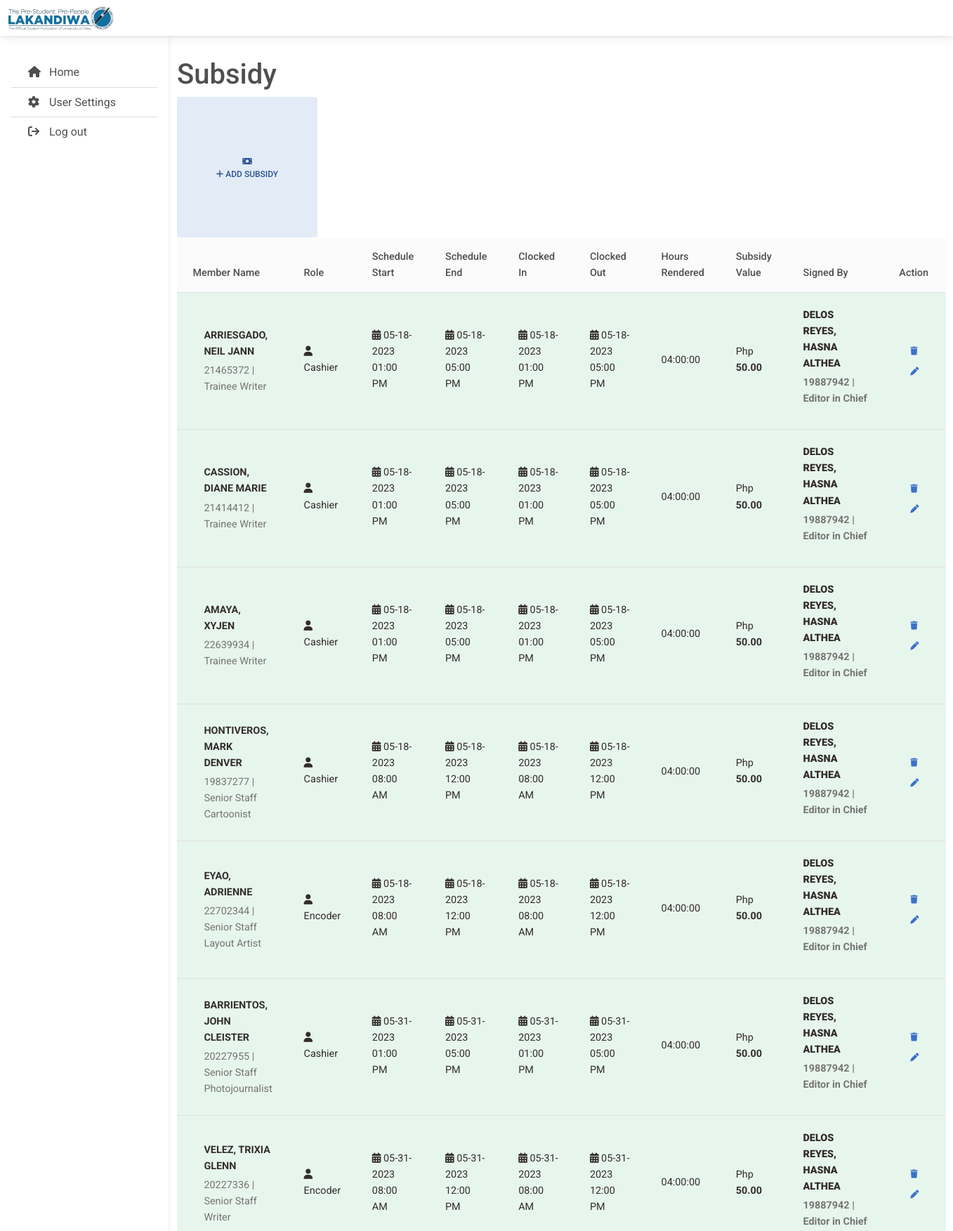
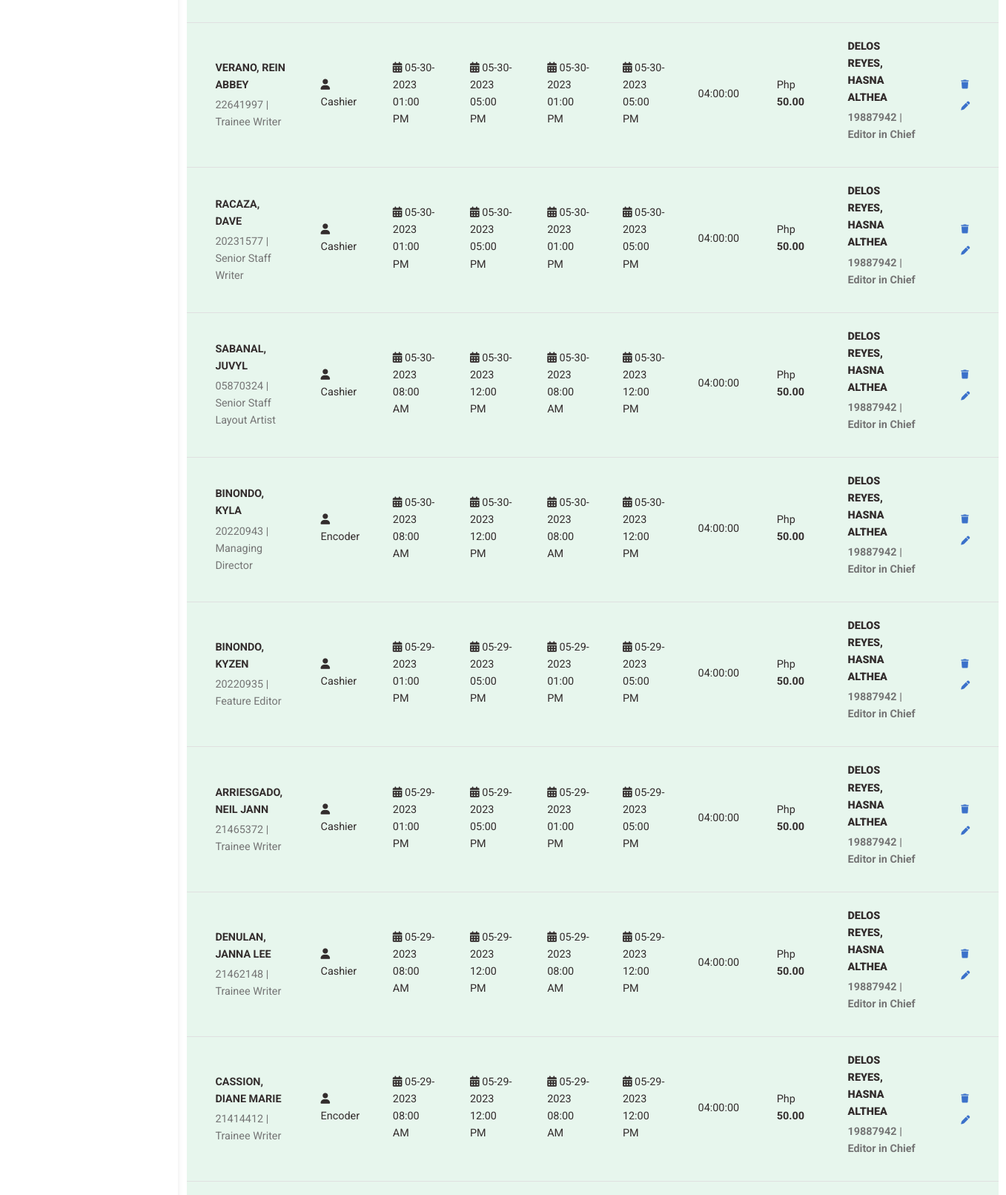
Page /subsidy (signed in, upper part) on the committed database (2 pictures, top to bottom).
### models.py (models this page shows, shortened)
class Subsidy(db.Model):
    subsidy_id = db.Column(db.Integer, primary_key=True, autoincrement=True)
    member_id = db.Column(db.String(8), db.ForeignKey('user.id'), nullable=False)
    role = db.Column(db.String(30), nullable = False)
    start_date = db.Column(db.DateTime, nullable=False)
    clocked_start_date = db.Column(db.DateTime, nullable=True)
    end_date = db.Column(db.DateTime, nullable=False)
    clocked_end_date = db.Column(db.DateTime, nullable=True)
    subsidy_value = db.Column(db.Numeric(precision=10, scale=2), db.ForeignKey('subsidy_value.subsidy_value'), nullable=False)
    rendered_hours = db.Column(db.Time, nullable=True)
    signed_by = db.Column(db.String(8), db.ForeignKey('user.id'), nullable=True)

class User(db.Model):
    id = db.Column(db.String(8), primary_key = True)
    firstname = db.Column(db.String(100), nullable=False)
    lastname = db.Column(db.String(100), nullable=False)
    password = db.Column(db.String(255), nullable=False)
    position = db.Column(db.String(255), nullable=False)
    status = db.Column(db.String(30), nullable=False)
    collection = db.relationship('Collection', backref='user', lazy=True)
    subsidies_as_member = db.relationship('Subsidy', foreign_keys='Subsidy.member_id', backref='member' ,lazy=True)
    subsidies_as_signer = db.relationship('Subsidy', foreign_keys='Subsidy.signed_by' ,backref='signer' ,lazy=True)

### app.py (the view)
@app.route('/subsidy')
def subsidy():
    if "position" not in session:
        return redirect(url_for('index', message="Login first"))
    if session["position"] == "Admin":
        return redirect(url_for('users', message="Invalid page"))
    title = "Subsidy"
    message = request.args.get('message')
    members = User.query.filter_by(status="active").all()
    current_datetime = datetime.datetime.now().date()
    subsidy_amount = SubsidyValue.query.first()
    subsidies = db.session.query(Subsidy.subsidy_id, User.id, User.firstname, User.lastname, User.position, Subsidy.start_date,
                                 Subsidy.end_date, Subsidy.clocked_start_date, Subsidy.clocked_end_date, Subsidy.rendered_hours, Subsidy.subsidy_value, Subsidy.signed_by, Subsidy.role).join(Subsidy, User.id == Subsidy.member_id).order_by(Subsidy.subsidy_id.desc()).all()
    return render_template('subsidy.html', title=title, members=members, message=message, subsidies=subsidies, current_datetime=current_datetime, subsidy_amount=subsidy_amount.subsidy_value)

### app.py (called while the page is built)
def setSettings():
    if is_table_empty(SubsidyValue):
        subsidy_value = SubsidyValue(100.00)
        db.session.add(subsidy_value)
        db.session.commit()
    if is_table_empty(CollectionValue):
        collection_value = CollectionValue(100.00)
        db.session.add(collection_value)
        db.session.commit()

@app.template_filter('format_datetime')
def format_datetime(dt):
    return dt.strftime('%m-%d-%Y %I:%M %p')

@app.before_request
def create_tables():
    db.create_all()
    setSettings()

@app.after_request
def after_request(response):
    response.headers["Cache-Control"] = "no-cache, no-store, must-revalidate"
    response.headers.add(
        'Cache-Control', 'no-store, no-cache, must-revalidate, post-check=0, pre-check=0')
    return response

### util.py (called while the page is built)
def is_table_empty(table):
    query = table.query.first()
    if query:
        return False
    else:
        return True

### templates/subsidy.html (shortened to what this page needs)
{% extends 'base.html' %}
{% block body %}
<main style="margin-top: 58px">
  <div class="container pt-4">
    <section class="mb-4">
      {% set allowed_users = ['Editor in Chief', 'Managing Director'] %}
      <h1>Subsidy</h1>
      <button type="button" class="btn btn-secondary home-button" data-bs-toggle="modal"
        data-bs-target="#addSubsidyModal" data-bs-whatever="@mdo"><i class="fa-sharp fa-solid fa-money-bill"></i>
        <br> <i class="fa fa-plus" aria-hidden="true"></i> Add Subsidy</button>
      <table class="table align-middle mb-0 bg-white">
        <thead class="bg-light">
          <tr>
            <th>Member Name</th>
            <th>Role</th>
            <th>Schedule Start</th>
            <th>Schedule End</th>
            <th>Clocked In</th>
            <th>Clocked Out</th>
            <th>Hours Rendered</th>
            <th>Subsidy Value</th>
            <th>Signed By</th>
            <th>Action</th>
          </tr>
        </thead>
        <tbody>
          {% for member in subsidies %}
          <tr {% if member.signed_by is not none %}class="bg-success p-2 text-dark bg-opacity-10"{% else %}class="bg-danger p-2 text-dark bg-opacity-10"{%endif %}>
            <td>
              <div class="d-flex align-items-center">
                <div class="ms-3">
                  <p class="fw-bold mb-1">{{member.lastname}}, {{member.firstname }}</p>
                  <p class="text-muted mb-0">{{member.id}} | {{member.position}}</p>
                </div>
              </div>
            </td>
            <td>
              <p class="fw-normal mb-1">
                <span class="dates"><i class="fa-solid fa-user"></i> {{member.role | title}}</span>
              </p>
            </td>
            <td>
              <p class="fw-normal mb-1">
                <span class="dates"><i class="fa-solid fa-calendar-days"></i> {{member.start_date|format_datetime
                  }}</span>
              </p>
            </td>
            <td>
              <p class="fw-normal mb-1">
                <span class="dates"><i class="fa-solid fa-calendar-days"></i> {{member.end_date |format_datetime
                  }}</span>
              </p>
            </td>
            <td>
              <p class="fw-normal mb-1">
                <span class="dates">
                  {% if member.clocked_start_date is defined and member.clocked_start_date is not none %}
                  <i class="fa-solid fa-calendar-days"></i> {{member.clocked_start_date | format_datetime }}</span>
                  {% else %}
                  <span class="badge badge-danger ms-2">Not yet</span>
                  {% endif %}
              </p>
            </td>
            <td>
              <p class="fw-normal mb-1">
                <span class="dates">
                  {% if member.clocked_end_date is defined and member.clocked_end_date is not none %}
                  <i class="fa-solid fa-calendar-days"></i> {{member.clocked_end_date | format_datetime }}</span>
                  {% else %}
                  <span class="badge badge-danger ms-2">Not yet</span>
                  {% endif %}
              </p>
            </td>
            <td>
              <p class="fw-normal mb-1">
                <span class="dates">
                  {% if member.rendered_hours is defined and member.rendered_hours is not none  %}
                  {{member.rendered_hours}}
                  {% else %}
                  <span class="badge badge-danger ms-2">Not yet</span>
                  {% endif %}
              </p>
            </td>
            <td>
              <p class="fw-normal mb-1">Php <b>{{member.subsidy_value}}</b></p>
            </td>
            <td>
              <p class="fw-normal mb-1"><b>
                {% if member.signed_by is defined and member.signed_by is not none %}
                {% for each in members %}
                {% if each.id == member.signed_by %}
                <p class="fw-bold mb-1"> {{each.lastname}}, {{each.firstname}} {{each.middlename | first }}</p>
                <p class="text-muted mb-0">{{each.id}} | {{each.position}}</p>
                {% endif %}
                {% endfor %}
                {% else %}
                <span class="badge badge-danger ms-2">Not signed yet</span>
                {% endif %}
              </b></p>
            </td>
            <td>
              <button type="button" class="btn btn-link btn-sm btn-rounded" data-bs-toggle="modal"
                data-bs-target="#deleteSubsidyModal"
                onclick="setDeleteSubsidyModal('{{member.subsidy_id}}','{{member.firstname}}','{{member.lastname}}', '{{member.start_date}}', '{{member.end_date}}')">
                <i class="fa-solid fa-trash"></i>
              </button>
              <button type="button" class="btn btn-link btn-sm btn-rounded" data-bs-toggle="modal"
                data-bs-target="#editSubsidyModal"
                onclick="setEditSubsidyModal('{{member.id}}','{{member.subsidy_id}}','{{member.start_date}}','{{member.end_date}}', '{{member.subsidy_value}}','{{member.role}}')">
                <i class="fa-solid fa-pen"></i>
              </button>
              {% set allowed_users = ['Editor in Chief', 'Managing Director'] %}
            </td>
          </tr>
          {% endfor %}
        </tbody>
      </table>
    </section>
  </div>
</main>
{% endblock %}

### static/css/style.css (style rules this page uses)
body, html { height: 100%; margin: 0; padding: 0; }
body { background-color: #fbfbfb; }
@media (min-width: 991.98px) { main { padding-left: 240px; } }
.home-button { width: 200px; height: 200px; }

### rows in the picture
Subsidy: lastname "ARRIESGADO", firstname "NEIL JANN", id "21465372", position "Trainee Writer", role "Cashier", start_date "05-18-2023 01:00 PM", end_date "05-18-2023 05:00 PM", clocked_start_date "05-18-2023 01:00 PM", clocked_end_date "05-18-2023 05:00 PM", rendered_hours "04:00:00", subsidy_value "50.00"
User: lastname "DELOS REYES", firstname "HASNA ALTHEA", id "19887942", position "Editor in Chief"
Subsidy: lastname "CASSION", firstname "DIANE MARIE", id "21414412", position "Trainee Writer", role "Cashier", start_date "05-18-2023 01:00 PM", end_date "05-18-2023 05:00 PM", clocked_start_date "05-18-2023 01:00 PM", clocked_end_date "05-18-2023 05:00 PM", rendered_hours "04:00:00", subsidy_value "50.00"
Subsidy: lastname "AMAYA", firstname "XYJEN", id "22639934", position "Trainee Writer", role "Cashier", start_date "05-18-2023 01:00 PM", end_date "05-18-2023 05:00 PM", clocked_start_date "05-18-2023 01:00 PM", clocked_end_date "05-18-2023 05:00 PM", rendered_hours "04:00:00", subsidy_value "50.00"
Subsidy: lastname "HONTIVEROS", firstname "MARK DENVER", id "19837277", position "Senior Staff Cartoonist", role "Cashier", start_date "05-18-2023 08:00 AM", end_date "05-18-2023 12:00 PM", clocked_start_date "05-18-2023 08:00 AM", clocked_end_date "05-18-2023 12:00 PM", rendered_hours "04:00:00", subsidy_value "50.00"
Subsidy: lastname "EYAO", firstname "ADRIENNE", id "22702344", position "Senior Staff Layout Artist", role "Encoder", start_date "05-18-2023 08:00 AM", end_date "05-18-2023 12:00 PM", clocked_start_date "05-18-2023 08:00 AM", clocked_end_date "05-18-2023 12:00 PM", rendered_hours "04:00:00", subsidy_value "50.00"
Subsidy: lastname "BARRIENTOS", firstname "JOHN CLEISTER", id "20227955", position "Senior Staff Photojournalist", role "Cashier", start_date "05-31-2023 01:00 PM", end_date "05-31-2023 05:00 PM", clocked_start_date "05-31-2023 01:00 PM", clocked_end_date "05-31-2023 05:00 PM", rendered_hours "04:00:00", subsidy_value "50.00"
Subsidy: lastname "VELEZ", firstname "TRIXIA GLENN", id "20227336", position "Senior Staff Writer", role "Encoder", start_date "05-31-2023 08:00 AM", end_date "05-31-2023 12:00 PM", clocked_start_date "05-31-2023 08:00 AM", clocked_end_date "05-31-2023 12:00 PM", rendered_hours "04:00:00", subsidy_value "50.00"
Subsidy: lastname "VERANO", firstname "REIN ABBEY", id "22641997", position "Trainee Writer", role "Cashier", start_date "05-30-2023 01:00 PM", end_date "05-30-2023 05:00 PM", clocked_start_date "05-30-2023 01:00 PM", clocked_end_date "05-30-2023 05:00 PM", rendered_hours "04:00:00", subsidy_value "50.00"
Subsidy: lastname "RACAZA", firstname "DAVE", id "20231577", position "Senior Staff Writer", role "Cashier", start_date "05-30-2023 01:00 PM", end_date "05-30-2023 05:00 PM", clocked_start_date "05-30-2023 01:00 PM", clocked_end_date "05-30-2023 05:00 PM", rendered_hours "04:00:00", subsidy_value "50.00"
Subsidy: lastname "SABANAL", firstname "JUVYL", id "05870324", position "Senior Staff Layout Artist", role "Cashier", start_date "05-30-2023 08:00 AM", end_date "05-30-2023 12:00 PM", clocked_start_date "05-30-2023 08:00 AM", clocked_end_date "05-30-2023 12:00 PM", rendered_hours "04:00:00", subsidy_value "50.00"
Subsidy: lastname "BINONDO", firstname "KYLA", id "20220943", position "Managing Director", role "Encoder", start_date "05-30-2023 08:00 AM", end_date "05-30-2023 12:00 PM", clocked_start_date "05-30-2023 08:00 AM", clocked_end_date "05-30-2023 12:00 PM", rendered_hours "04:00:00", subsidy_value "50.00"
Subsidy: lastname "BINONDO", firstname "KYZEN", id "20220935", position "Feature Editor", role "Cashier", start_date "05-29-2023 01:00 PM", end_date "05-29-2023 05:00 PM", clocked_start_date "05-29-2023 01:00 PM", clocked_end_date "05-29-2023 05:00 PM", rendered_hours "04:00:00", subsidy_value "50.00"
Subsidy: lastname "ARRIESGADO", firstname "NEIL JANN", id "21465372", position "Trainee Writer", role "Cashier", start_date "05-29-2023 01:00 PM", end_date "05-29-2023 05:00 PM", clocked_start_date "05-29-2023 01:00 PM", clocked_end_date "05-29-2023 05:00 PM", rendered_hours "04:00:00", subsidy_value "50.00"
Subsidy: lastname "DENULAN", firstname "JANNA LEE", id "21462148", position "Trainee Writer", role "Cashier", start_date "05-29-2023 08:00 AM", end_date "05-29-2023 12:00 PM", clocked_start_date "05-29-2023 08:00 AM", clocked_end_date "05-29-2023 12:00 PM", rendered_hours "04:00:00", subsidy_value "50.00"
Subsidy: lastname "CASSION", firstname "DIANE MARIE", id "21414412", position "Trainee Writer", role "Encoder", start_date "05-29-2023 08:00 AM", end_date "05-29-2023 12:00 PM", clocked_start_date "05-29-2023 08:00 AM", clocked_end_date "05-29-2023 12:00 PM", rendered_hours "04:00:00", subsidy_value "50.00"
